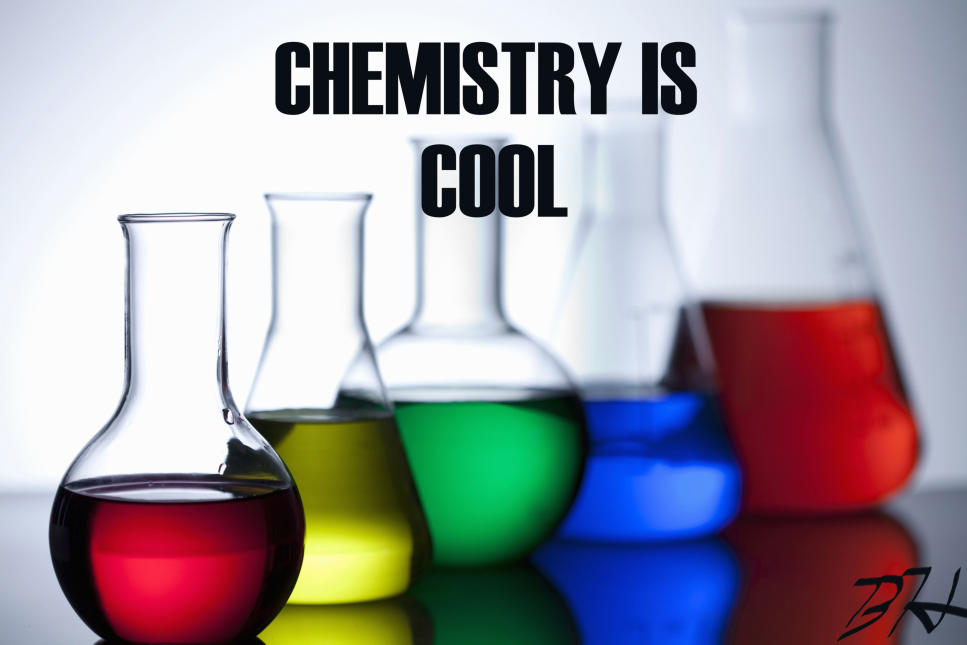
#> input picture chemistry.jpg, 3867 x 2578 px (shown at 1/4 size)
$ python photomosaic.py   (older library calls are emulated)
#> lines starting #> are read from the running program, lines starting #| are printed output that depends on the picture
import math
import argparse
import random
import re
from PIL import Image
import requests
import urllib.request as request
from io import BytesIO
topics = ['biochemistry','stoichiometry','lewis structures','VSEPR',\
'bohr','NMR spectroscopy','ionization','oxidation','alkali metals',\
'dimagnetic','dipole','valence','black body radiation','Bohr','wave function','Carbon'\
,'Gerard Parkin','atom', 'orbitals', 'robert millikan', 'John Dalton']

max_per_topic = 20
search_engines = {'google' : ['https://www.google.com/search?tbm=isch&q=','&sout=1&start=','','src="(.*?gstatic.*?)"',[':','.jpg']],
            'bing': ['https://www.bing.com/images/async?q=', '&async=content&first=','&adlt=off&qft=+filterui:color2-FGcls_','imgurl:&quot;(.*?)&quot;',['/','']]}
def get_image_dict (search_term, col_dict, region_size, engine = 'google', verbose = True):#grab urls with corresponding rgb averages
    user_agent_header = {'User-Agent' : 'Mozilla/5.0 (X11; Fedora; Linux x86_64; rv:42.0) Gecko/20100101 Firefox/42.0'}
    e_syntax = search_engines[engine]
    print(region_size)
    for i,topic in enumerate(topics):
        page_num = 1
        if verbose: print("downloading " + str(i+1) + " of " + str(len(topics)) + " topics")
        request_url = e_syntax[0] + topic + '+' + search_term + e_syntax[1] + str(page_num)\
        + e_syntax[2] + (topic if engine == 'bing' else '')
        response = requests.get(request_url, headers=user_agent_header)
        if response.status_code != 200:
            print(response.text, response.status)
            break
        links = re.findall(e_syntax[3], response.text)
        if (len(links)>max_per_topic): links = links[:max_per_topic]
        for link in links:
            try:
                img = Image.open(BytesIO(request.urlopen(link).read())).resize((region_size,region_size), Image.ANTIALIAS)
                avg_color_key = get_avg_color(img)
                if (avg_color_key != None):
                    col_dict[nearest_color(avg_color_key,col_dict.keys())].append(img)
            except:
                continue
    return {k: v for k, v in col_dict.items() if v}#deal with empty keys

def get_avg_color(region):
    #split into RGB channels and return average color
    hist = region.histogram()
    if len(hist) == 256: return None
    return tuple([0 if j==0 else int(sum(map(lambda x: x[0]*x[1], zip(i,range(256))))/j)\
            for i,j in map(lambda x: [x,sum(x)],\
            [hist[256*k:256*(k+1)] for k in range(3)])])

def nearest_color(color, colors, thresh=0):
    # find color with nearest euclidean distance among array
    min_dist = float("inf")
    for c in colors:
        euc_dist = math.sqrt(sum(map(lambda x: (x[0]-x[1])**2, zip(color,c))))#euclidean_dist(color, c)
        if euc_dist < min_dist: nearest_col, min_dist = c, euc_dist
    if thresh!=0 and min_dist > thresh:
        colors.append(color)
        return color
    return nearest_col

def get_image_cols(search_term, image, region_size, thresh=0):
    #assuming its already resized, return color array of img and dict of thresholded colors
    common_cols = []
    grid_width = image.size[0]//region_size
    grid_height = image.size[1]//region_size
    return [nearest_color(get_avg_color(image.crop((\
    rw*region_size, rh*region_size, rw*region_size+region_size,\
    rh*region_size+region_size))),common_cols, thresh=thresh)\
    for rh in range(grid_height) for rw in range(grid_width)],\
    get_image_dict(search_term,{i:[] for i in common_cols},region_size)

def build_image(search_term, block_size, base_image_filename, output_filename, thresh = 0):

#> called with search_term = 'chemistry', block_size = 20, base_image_filename = 'chemistry.jpg', output_filename = 'bnh2128mosaic.jpg', thresh = 10
    img = Image.open(base_image_filename)
#> img is the input picture: PIL image 3867x2578 RGB; mean R, G, B 158.3, 155.7, 163.6
    img = img.resize(((img.size[0]//block_size)*block_size,(img.size[1]//block_size)*block_size), Image.ANTIALIAS)
#> img: PIL image 3860x2560 RGB
    new_image = Image.new('RGB', img.size, (0, 255, 0))
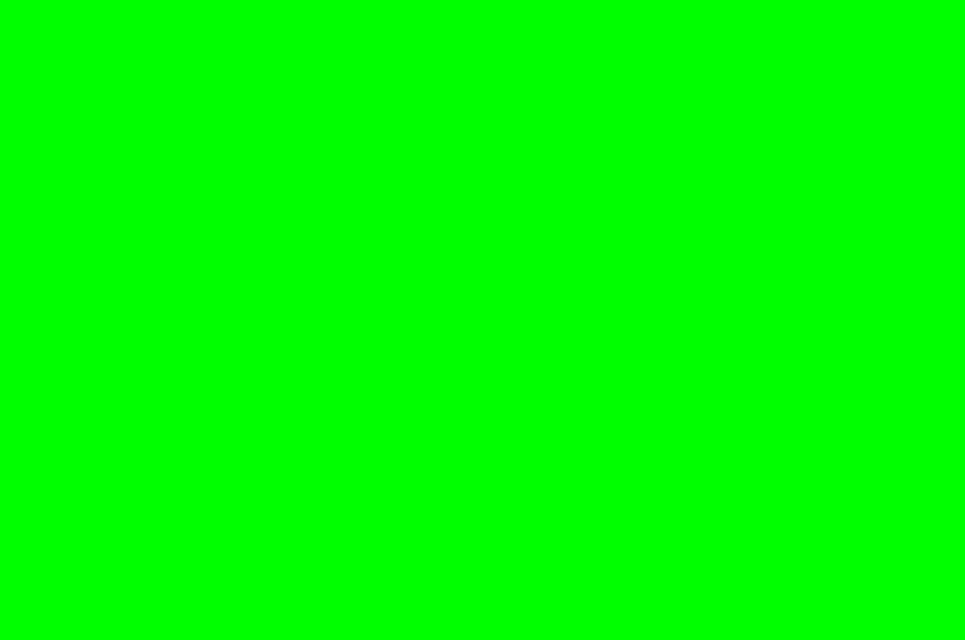
#> new_image: PIL image 3860x2560 RGB (shown at 1/4 size); mean R, G, B 0, 255, 0
    img_arr, col_dict = get_image_cols(search_term, img, block_size,thresh = thresh)
    print("Done fetching subimage urls, assembling image")
    for i, color in enumerate(img_arr):
        nearest = nearest_color(color, col_dict.keys())
        patch = col_dict[nearest][random.randint(0, len(col_dict[nearest])-1)].copy()
        new_image.paste(patch, box=((i*block_size)%img.size[0], (i // (img.size[0]//block_size))*block_size))
        patch.close()
    new_image.save(output_filename)

def main():
    global topics
    parser = argparse.ArgumentParser(
        description="if you put nothing the example program will run"
    )
    parser.add_argument(
        "-i",
        "--input",
        nargs='?',
        type=str,
        default="chemistry.jpg",
        help="input filename"
    )
    parser.add_argument(
        "-m",
        "--main",
        nargs='?',
        type=str,
        default='chemistry',
        help="main search_term",
    )
    parser.add_argument(
        "-s",
        "--subtopics",
        nargs='+',
        default=topics,
        help="subtopics to build image"
    )
    parser.add_argument(
        "-d",
        "--dim",
        type=int,
        default=20,
        help="dxd pixel dimension of sub image in photomosaic"
    )
    parser.add_argument(
        "-o",
        "--output",
        nargs='?',
        type=str,
        default="bnh2128mosaic.jpg",
        help="output filename"
    )
    parser.add_argument(
        "-t",
        "--thresh",
        type=int,
        default=10,
        help="euclidean distance threshold for grouping average color of main image."
    )
    args = parser.parse_args()
    topics = args.subtopics
    build_image(args.main, args.dim, args.input, args.output, thresh = args.thresh)
#> (the call stopped at in get_image_dict, `response = requests.get(request_url, headers=user_agent_header)`: the network is not available in this run)

if __name__ == "__main__":
    main()
